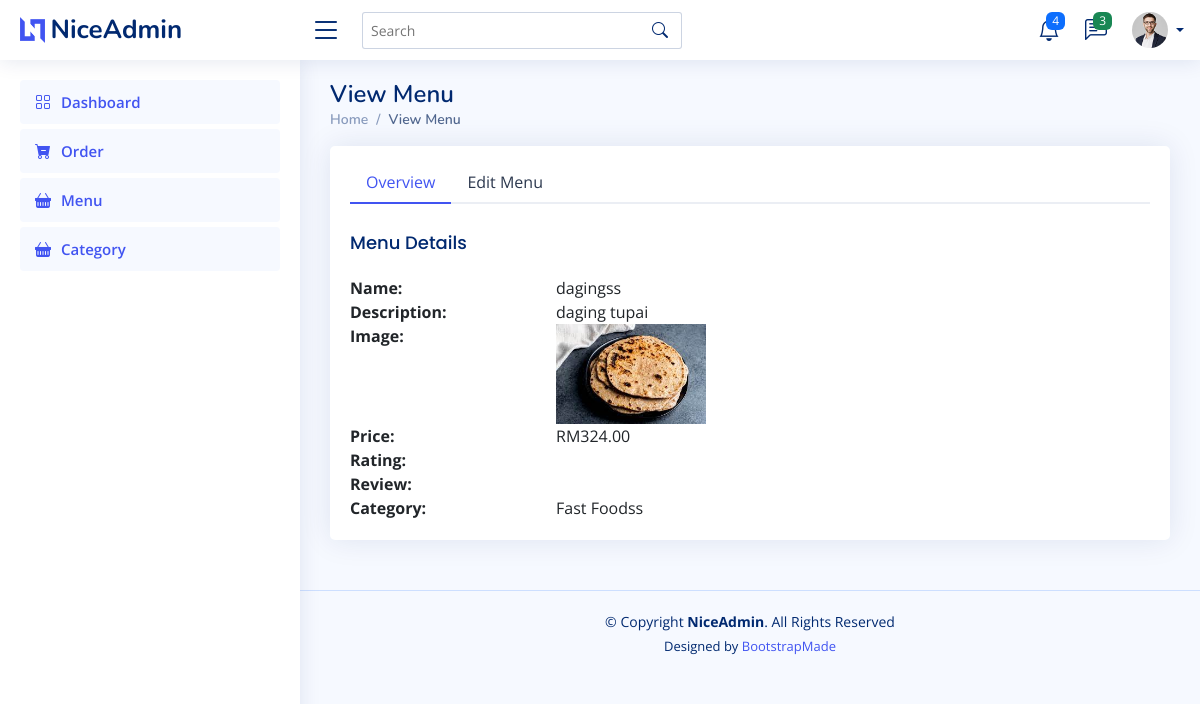
Before: /menu/view-menu/2 with the older database file.
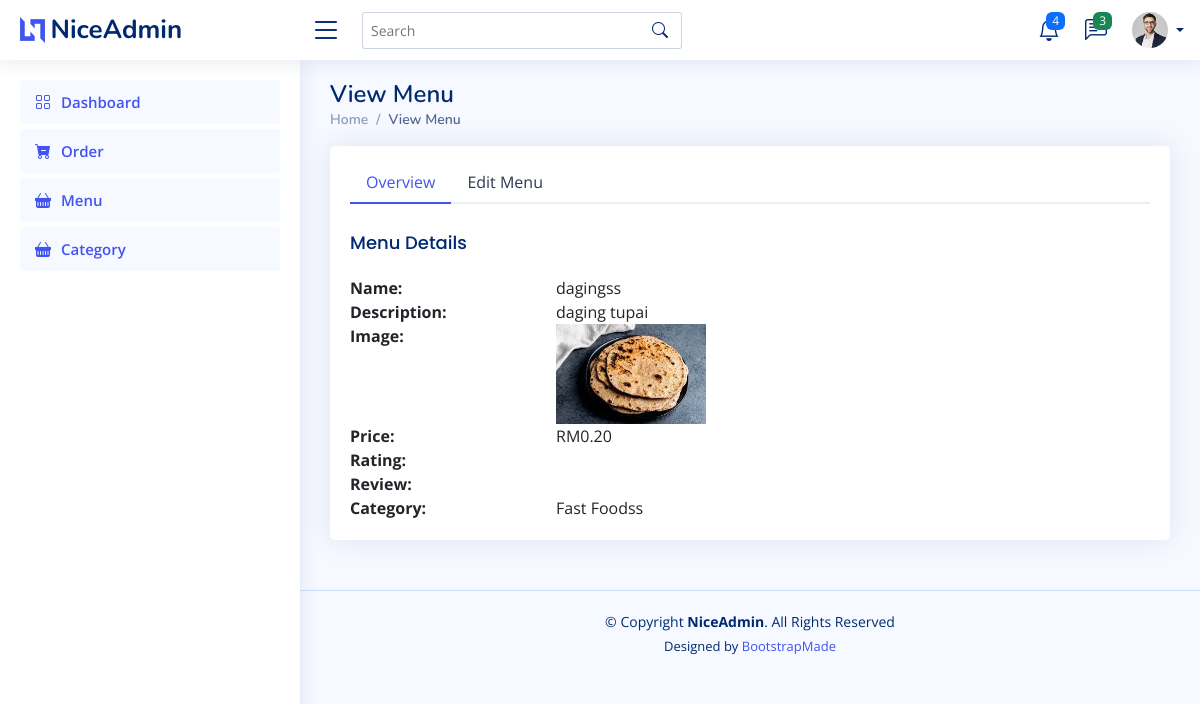
After: the same page with the newer database file.
### pages/models.py (models this page shows, shortened)
class Menu(models.Model):
    name = models.CharField(max_length=200)
    description = models.TextField()
    image = models.ImageField(upload_to="menu_images")
    price = models.DecimalField(max_digits=10, decimal_places=2)
    category = models.ForeignKey(Category, on_delete=models.CASCADE)
    created_at = models.DateTimeField(default=datetime.now())

class Category(models.Model):
    name = models.CharField(max_length=200)
    description = models.TextField()
    image = models.ImageField(upload_to='category_images')
    created_at = models.DateTimeField(default=datetime.now())

### pages/views.py (the view)
# urls.py: path('menu/view-menu/<str:pk>', views.viewMenu, name='viewMenu'),
def viewMenu(request, pk):
    menu = Menu.objects.get(id=pk)
    categories = Category.objects.all()
    return render(request, 'viewMenu.html', {'menu':menu, 'categories':categories})

### templates/viewMenu.html (shortened to what this page needs)
{% load static %}
{% include 'header.html' %}
<main id="main" class="main">
    <div class="pagetitle">
      <h1>View Menu</h1>
      <nav>
        <ol class="breadcrumb">
          <li class="breadcrumb-item"><a href="/">Home</a></li>
          <li class="breadcrumb-item active">View Menu</li>
        </ol>
      </nav>
    </div>
    <section class="section dashboard">
      <div class="row">
        <div class="col-12">
            <div class="card">
                <div class="card-body pt-3">
                  <ul class="nav nav-tabs nav-tabs-bordered">
                    <li class="nav-item">
                      <button class="nav-link active" data-bs-toggle="tab" data-bs-target="#overview-category">Overview</button>
                    </li>
                    <li class="nav-item">
                      <button class="nav-link" data-bs-toggle="tab" data-bs-target="#category-edit">Edit Menu</button>
                    </li>
                  </ul>
                  <div class="tab-content pt-2">
                    <div class="tab-pane fade show active profile-overview" id="overview-category">
                      <h5 class="card-title">Menu Details</h5>
                      <div class="row">
                        <div class="col-lg-3 col-md-4 label "><b>Name:</b></div>
                        <div class="col-lg-9 col-md-8">{{menu.name}}</div>
                      </div>
                      <div class="row">
                        <div class="col-lg-3 col-md-4 label"><b>Description:</b></div>
                        <div class="col-lg-9 col-md-8">{{menu.description}}</div>
                      </div>
                      <div class="row">
                        <div class="col-lg-3 col-md-4 label"><b>Image:</b></div>
                        <div class="col-lg-9 col-md-8"><img style="height: 100px; width: 150px;" class="img-fluid img-responsive" src="{{menu.image.url}}"></div>
                      </div>
                      <div class="row">
                        <div class="col-lg-3 col-md-4 label "><b>Price:</b></div>
                        <div class="col-lg-9 col-md-8">RM{{menu.price}}</div>
                      </div>
                      <div class="row">
                        <div class="col-lg-3 col-md-4 label "><b>Rating:</b></div>
                        <div class="col-lg-9 col-md-8">{{menu.rating}}</div>
                      </div>
                      <div class="row">
                        <div class="col-lg-3 col-md-4 label "><b>Review:</b></div>
                        <div class="col-lg-9 col-md-8">{{menu.review}}</div>
                      </div>
                      <div class="row">
                        <div class="col-lg-3 col-md-4 label "><b>Category:</b></div>
                        <div class="col-lg-9 col-md-8">{{menu.category.name}}</div>
                      </div>
                    </div>
                  </div>
                </div>
              </div>
        </div>
      </div>
    </section>
</main>
{% include 'footer.html' %}

Changed rows visible on the page:
changed Menu "dagingss": price "324.00" → "0.20"
